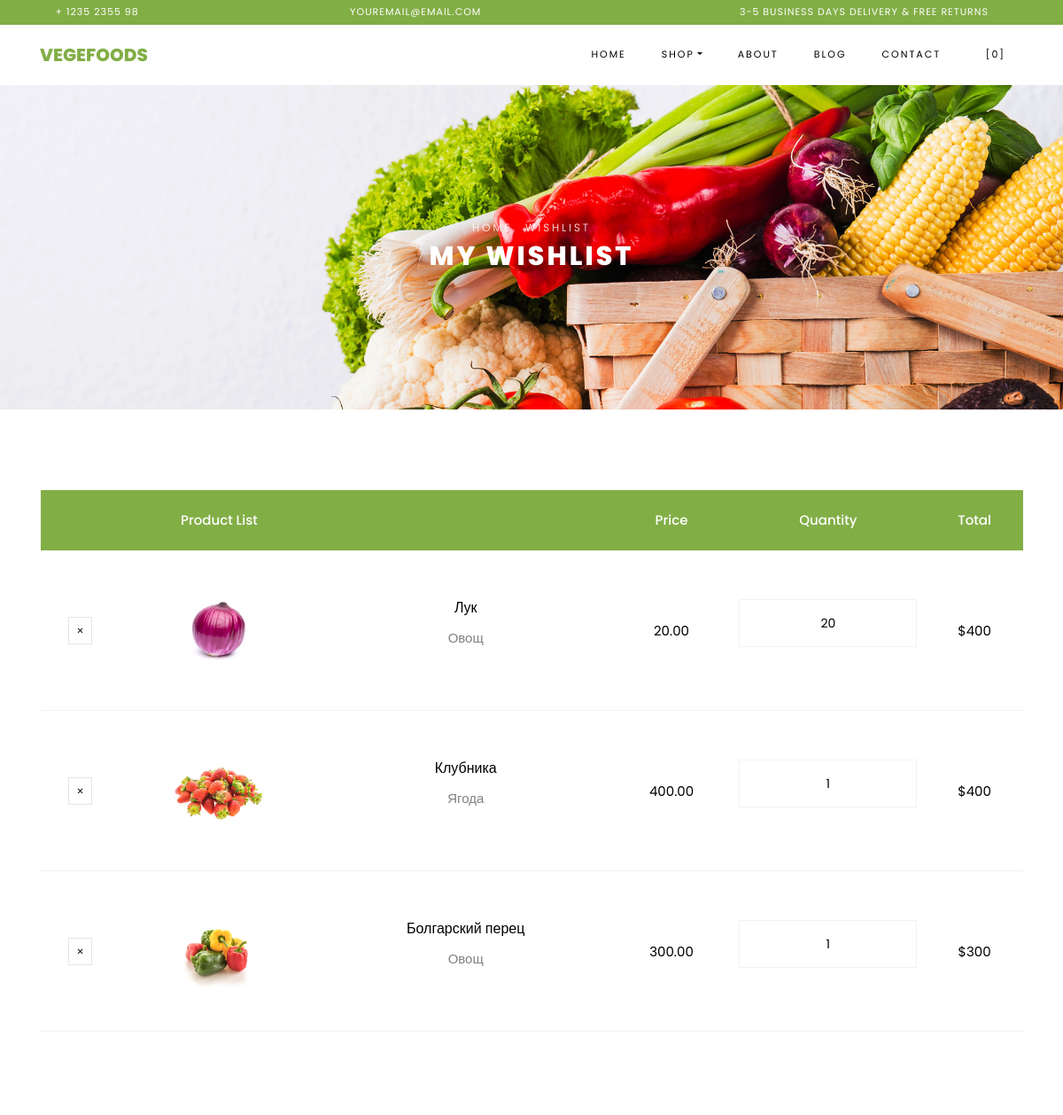
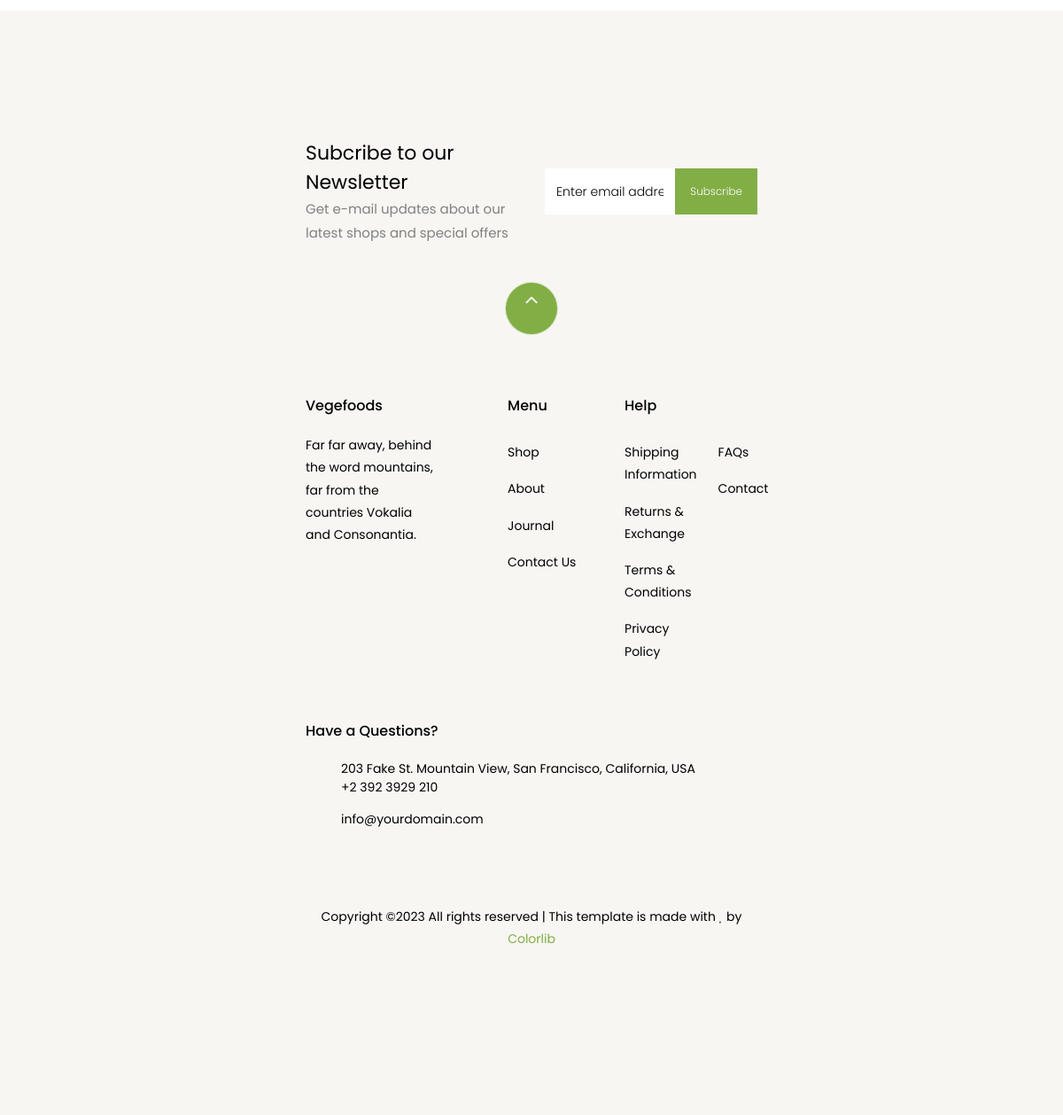
Page /cart/rise/1 (signed in) on the committed database (2 pictures, top to bottom).
### apps/cart_shop/models.py (models this page shows, shortened)
class WishList(models.Model):
   cart = models.ForeignKey(Cart, on_delete=models.CASCADE)
   product = models.ForeignKey(Product, on_delete=models.CASCADE)
   quantity = models.IntegerField(default=1)
   created_at = models.DateTimeField(auto_now_add=True)
   updated_at = models.DateTimeField(auto_now=True)

class Product(models.Model):
    name = models.CharField(max_length=255)
    price = models.DecimalField(max_digits=10, decimal_places=2)
    discount = models.IntegerField(null=True, blank=True)
    description = models.TextField()
    image = models.ImageField(upload_to='static/shop/images', null=True, blank=True)
    created_at = models.DateTimeField(auto_now_add=True)
    updated_at = models.DateTimeField(auto_now=True)

### apps/cart_shop/views.py (the view)
# urls.py: path('rise/<int:product_id>', WishlistAdd.as_view(), name='rise_wishlist'),
class WishlistAdd(View):
    def get(self, request, product_id):
        if not request.user.is_authenticated:
            return render(request, 'cart_shop/404.html')
        wish_items = WishList.objects.filter(cart__user=request.user,
                                             product__id=product_id)
        if not wish_items:
            product = get_object_or_404(Product, id=product_id)
            cart_user = get_object_or_404(Cart, user=request.user)
            wish_item = WishList(cart=cart_user, product=product)
            wish_item.save()
        wish_items = WishList.objects.filter(cart__user=request.user)
        data = list(wish_items)
        context = {'cart_items': data}
        return render(request, 'cart_shop/wishlist.html', context)

### apps/cart_shop/templates/cart_shop/wishlist.html
{% extends 'home/base.html' %}
{% load static %}
{% block content %}
    <div class="hero-wrap hero-bread" style="background-image: url({% static 'shop/images/bg_1.jpg'%});">
      <div class="container">
        <div class="row no-gutters slider-text align-items-center justify-content-center">
          <div class="col-md-9 ftco-animate text-center">
          	<p class="breadcrumbs"><span class="mr-2"><a href="index.html">Home</a></span> <span>Wishlist</span></p>
            <h1 class="mb-0 bread">My Wishlist</h1>
          </div>
        </div>
      </div>
    </div>
    <section class="ftco-section ftco-cart">
			<div class="container">
				<div class="row">
    			<div class="col-md-12 ftco-animate">
    				<div class="cart-list">
	    				<table class="table">
						    <thead class="thead-primary">
						      <tr class="text-center">
						        <th>&nbsp;</th>
						        <th>Product List</th>
						        <th>&nbsp;</th>
						        <th>Price</th>
						        <th>Quantity</th>
						        <th>Total</th>
						      </tr>
						    </thead>
						    <tbody>
								{% for item in cart_items %}
						      <tr class="text-center">
						        <td class="product-remove"><a href="{% url 'cart_shop:remove_from_wish' item.id %}"><span class="ion-ios-close"></span></a></td>
						        <td class="image-prod"><div class="img" style="background-image:url({{item.product.image.url}});"></div></td>
						        <td class="product-name">
						        	<h3>{{item.product.name}}</h3>
						        	<p>{{item.product.description}}</p>
						        </td>
						        <td class="price">{{item.product.price}}</td>
						        <td class="quantity">
						        	<div class="input-group mb-3">
					             	<input type="text" name="quantity" class="quantity form-control input-number" value={{item.quantity}} min="1" max="100">
					          	</div>
					          </td>
						        <td class="total">${% widthratio item.product.price 1 item.quantity %}</td>
						      </tr>
								{% endfor %}
						    </tbody>
						  </table>
					  </div>
    			</div>
    		</div>
			</div>
		</section>
		<section class="ftco-section ftco-no-pt ftco-no-pb py-5 bg-light">
      <div class="container py-4">
        <div class="row d-flex justify-content-center py-5">
          <div class="col-md-6">
{% endblock %}

### rows in the picture
WishList: product.image (picture), product.name "Лук", product.description "Овощ", product.price "20.00", quantity "20", product+quantity "400"
WishList: product.image (picture), product.name "Клубника", product.description "Ягода", product.price "400.00", quantity "1", product+quantity "400"
